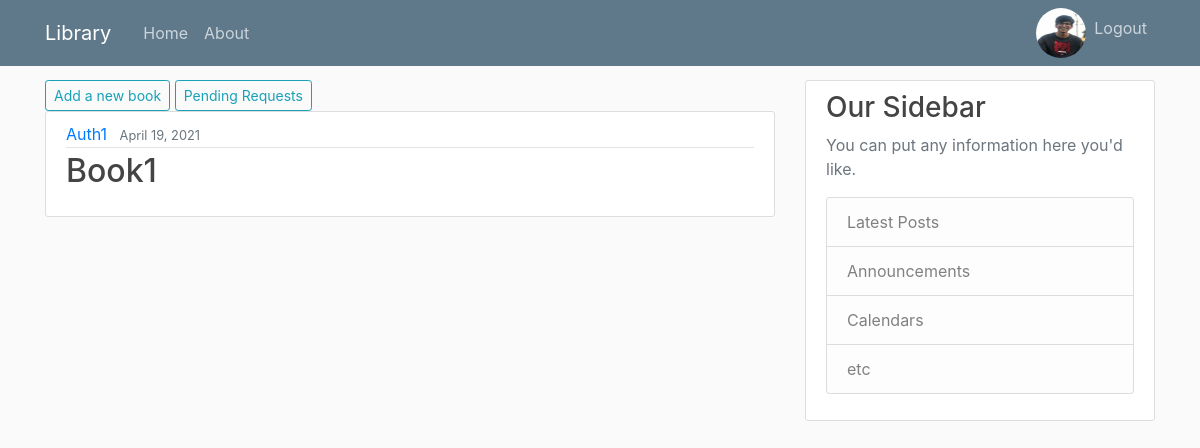
The app's page /library/ (signed in), older data.
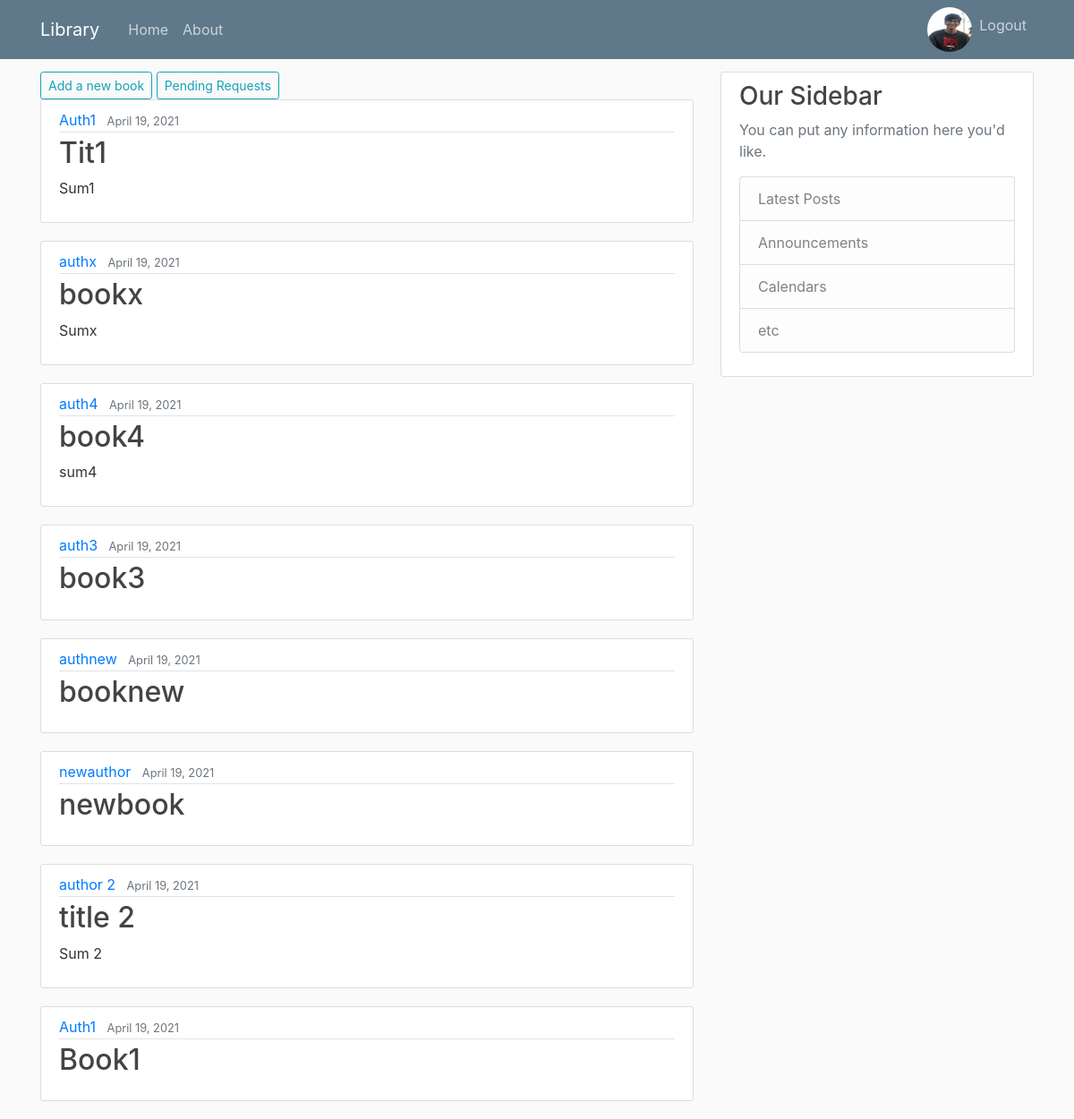
The same page, newer data.
### books/models.py (models this page shows, shortened)
class Book(models.Model):
    title = models.CharField(max_length=100)
    genre = models.CharField(max_length=50)
    author = models.CharField(max_length=100)
    date_added = models.DateTimeField(default=timezone.now)
    publisher = models.CharField(max_length=100)
    summary = models.TextField(blank=True)
    location = models.TextField()
    available = models.BooleanField(default=True)
    ISBN = models.CharField(max_length=17, default='000-000-000-000-0')

### books/views.py (the view)
# urls.py: path('', views.BookListView.as_view(), name='books-home'),
class BookListView(ListView):
    model = Book
    template_name = 'books/home.html'
    context_object_name = 'books'
    ordering = ['-date_added']

### books/templates/books/home.html
{% extends "books/base.html" %}
{% block content %}
    {% if perms.books.add_book %}
        <a class="btn btn-outline-info btn-sm" href="{% url 'book-create' %}">Add a new book</a>
        <a class="btn btn-outline-info btn-sm" href="{% url 'request-list' %}">Pending Requests</a>
     {% endif %}
    {% for book in books %}
        <article class="media content-section">
            <div class="media-body">
                <div class="article-metadata">
                    <a class="mr-2" href="#">{{ book.author }}</a>
                    <small class="text-muted">{{ book.date_added|date:"F d, Y" }}</small>
                </div>
                <h2><a class="article-title" href="{% url 'book-detail' book.id %}">{{ book.title }}</a></h2>
                <p class="article-content">{{ book.summary }}</p>
            </div>
        </article>
    {% endfor %}
{% endblock content %}

Row changes from the older to the newer data that the page shows:
added Book: author "Auth1", date_added "April 19, 2021", title "Tit1", summary "Sum1"
added Book: author "authx", date_added "April 19, 2021", title "bookx", summary "Sumx"
added Book: author "auth4", date_added "April 19, 2021", title "book4", summary "sum4"
added Book: author "auth3", date_added "April 19, 2021", title "book3"
added Book: author "authnew", date_added "April 19, 2021", title "booknew"
added Book: author "newauthor", date_added "April 19, 2021", title "newbook"
added Book: author "author 2", date_added "April 19, 2021", title "title 2", summary "Sum 2"
